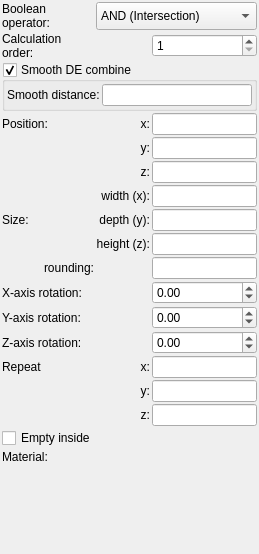
<?xml version="1.0" encoding="UTF-8"?>
<ui version="4.0">
 <class>Form</class>
 <widget class="QWidget" name="Form">
  <property name="geometry">
   <rect>
    <x>0</x>
    <y>0</y>
    <width>259</width>
    <height>554</height>
   </rect>
  </property>
  <property name="windowTitle">
   <string>Form</string>
  </property>
  <layout class="QVBoxLayout" name="verticalLayout">
   <property name="spacing">
    <number>2</number>
   </property>
   <property name="leftMargin">
    <number>2</number>
   </property>
   <property name="topMargin">
    <number>2</number>
   </property>
   <property name="rightMargin">
    <number>2</number>
   </property>
   <property name="bottomMargin">
    <number>2</number>
   </property>
   <item>
    <layout class="QGridLayout" name="gridLayout">
     <property name="spacing">
      <number>2</number>
     </property>
     <item row="13" column="0">
      <widget class="QLabel" name="label">
       <property name="text">
        <string>Repeat</string>
       </property>
      </widget>
     </item>
     <item row="12" column="0">
      <widget class="QLabel" name="label_15">
       <property name="text">
        <string>Z-axis rotation:</string>
       </property>
      </widget>
     </item>
     <item row="3" column="1">
      <widget class="QLabel" name="label_11">
       <property name="text">
        <string>x:</string>
       </property>
       <property name="alignment">
        <set>Qt::AlignRight|Qt::AlignTrailing|Qt::AlignVCenter</set>
       </property>
      </widget>
     </item>
     <item row="13" column="2">
      <widget class="MyLineEdit" name="vect3_repeat_x">
       <property name="sizePolicy">
        <sizepolicy hsizetype="Expanding" vsizetype="Maximum">
         <horstretch>0</horstretch>
         <verstretch>0</verstretch>
        </sizepolicy>
       </property>
      </widget>
     </item>
     <item row="17" column="1" colspan="2">
      <widget class="cMaterialSelector" name="materialselector_material_id" native="true">
       <property name="sizePolicy">
        <sizepolicy hsizetype="Preferred" vsizetype="Minimum">
         <horstretch>0</horstretch>
         <verstretch>0</verstretch>
        </sizepolicy>
       </property>
      </widget>
     </item>
     <item row="1" column="2">
      <widget class="MySpinBox" name="spinboxInt_calculation_order">
       <property name="sizePolicy">
        <sizepolicy hsizetype="Minimum" vsizetype="Maximum">
         <horstretch>0</horstretch>
         <verstretch>0</verstretch>
        </sizepolicy>
       </property>
       <property name="toolTip">
        <string>&lt;html&gt;&lt;head/&gt;&lt;body&gt;&lt;p&gt;Order of calculation boolean operators. Object with lower number will be calculated first.&lt;/p&gt;&lt;/body&gt;&lt;/html&gt;</string>
       </property>
       <property name="minimum">
        <number>1</number>
       </property>
       <property name="maximum">
        <number>9999</number>
       </property>
      </widget>
     </item>
     <item row="8" column="1">
      <widget class="QLabel" name="label_17">
       <property name="text">
        <string>height (z):</string>
       </property>
       <property name="alignment">
        <set>Qt::AlignRight|Qt::AlignTrailing|Qt::AlignVCenter</set>
       </property>
      </widget>
     </item>
     <item row="3" column="0">
      <widget class="QLabel" name="label_10">
       <property name="text">
        <string>Position:</string>
       </property>
      </widget>
     </item>
     <item row="9" column="0">
      <widget class="QLabel" name="label_20">
       <property name="text">
        <string>rounding:</string>
       </property>
       <property name="alignment">
        <set>Qt::AlignRight|Qt::AlignTrailing|Qt::AlignVCenter</set>
       </property>
      </widget>
     </item>
     <item row="11" column="0">
      <widget class="QLabel" name="label_9">
       <property name="text">
        <string>Y-axis rotation:</string>
       </property>
      </widget>
     </item>
     <item row="6" column="0" rowspan="3">
      <widget class="QLabel" name="label_7">
       <property name="text">
        <string>Size:</string>
       </property>
      </widget>
     </item>
     <item row="17" column="0">
      <widget class="QLabel" name="label_18">
       <property name="text">
        <string>Material:</string>
       </property>
      </widget>
     </item>
     <item row="4" column="2">
      <widget class="MyLineEdit" name="vect3_position_y">
       <property name="sizePolicy">
        <sizepolicy hsizetype="Expanding" vsizetype="Maximum">
         <horstretch>0</horstretch>
         <verstretch>0</verstretch>
        </sizepolicy>
       </property>
      </widget>
     </item>
     <item row="3" column="2">
      <widget class="MyLineEdit" name="vect3_position_x">
       <property name="sizePolicy">
        <sizepolicy hsizetype="Expanding" vsizetype="Maximum">
         <horstretch>0</horstretch>
         <verstretch>0</verstretch>
        </sizepolicy>
       </property>
      </widget>
     </item>
     <item row="9" column="2">
      <widget class="MyLineEdit" name="logedit_rounding">
       <property name="sizePolicy">
        <sizepolicy hsizetype="Expanding" vsizetype="Maximum">
         <horstretch>0</horstretch>
         <verstretch>0</verstretch>
        </sizepolicy>
       </property>
      </widget>
     </item>
     <item row="10" column="2">
      <widget class="MyDoubleSpinBox" name="spinboxd3_rotation_x">
       <property name="sizePolicy">
        <sizepolicy hsizetype="Minimum" vsizetype="Maximum">
         <horstretch>0</horstretch>
         <verstretch>0</verstretch>
        </sizepolicy>
       </property>
       <property name="prefix">
        <string/>
       </property>
       <property name="suffix">
        <string/>
       </property>
       <property name="decimals">
        <number>2</number>
       </property>
       <property name="minimum">
        <double>-36000.000000000000000</double>
       </property>
       <property name="maximum">
        <double>36000.000000000000000</double>
       </property>
       <property name="singleStep">
        <double>0.100000000000000</double>
       </property>
      </widget>
     </item>
     <item row="6" column="2">
      <widget class="MyLineEdit" name="vect3_size_x">
       <property name="sizePolicy">
        <sizepolicy hsizetype="Expanding" vsizetype="Maximum">
         <horstretch>0</horstretch>
         <verstretch>0</verstretch>
        </sizepolicy>
       </property>
      </widget>
     </item>
     <item row="11" column="2">
      <widget class="MyDoubleSpinBox" name="spinboxd3_rotation_y">
       <property name="sizePolicy">
        <sizepolicy hsizetype="Minimum" vsizetype="Maximum">
         <horstretch>0</horstretch>
         <verstretch>0</verstretch>
        </sizepolicy>
       </property>
       <property name="prefix">
        <string/>
       </property>
       <property name="suffix">
        <string/>
       </property>
       <property name="decimals">
        <number>2</number>
       </property>
       <property name="minimum">
        <double>-36000.000000000000000</double>
       </property>
       <property name="maximum">
        <double>36000.000000000000000</double>
       </property>
       <property name="singleStep">
        <double>0.100000000000000</double>
       </property>
      </widget>
     </item>
     <item row="7" column="2">
      <widget class="MyLineEdit" name="vect3_size_y">
       <property name="sizePolicy">
        <sizepolicy hsizetype="Expanding" vsizetype="Maximum">
         <horstretch>0</horstretch>
         <verstretch>0</verstretch>
        </sizepolicy>
       </property>
      </widget>
     </item>
     <item row="4" column="1">
      <widget class="QLabel" name="label_12">
       <property name="text">
        <string>y:</string>
       </property>
       <property name="alignment">
        <set>Qt::AlignRight|Qt::AlignTrailing|Qt::AlignVCenter</set>
       </property>
      </widget>
     </item>
     <item row="10" column="0">
      <widget class="QLabel" name="label_8">
       <property name="text">
        <string>X-axis rotation:</string>
       </property>
      </widget>
     </item>
     <item row="1" column="0">
      <widget class="QLabel" name="label_21">
       <property name="text">
        <string>Calculation order:</string>
       </property>
       <property name="wordWrap">
        <bool>true</bool>
       </property>
      </widget>
     </item>
     <item row="15" column="1">
      <widget class="QLabel" name="label_repeat_z">
       <property name="text">
        <string>z:</string>
       </property>
       <property name="alignment">
        <set>Qt::AlignRight|Qt::AlignTrailing|Qt::AlignVCenter</set>
       </property>
      </widget>
     </item>
     <item row="16" column="0" colspan="3">
      <widget class="MyCheckBox" name="checkBox_empty">
       <property name="text">
        <string>Empty inside</string>
       </property>
      </widget>
     </item>
     <item row="12" column="2">
      <widget class="MyDoubleSpinBox" name="spinboxd3_rotation_z">
       <property name="sizePolicy">
        <sizepolicy hsizetype="Minimum" vsizetype="Maximum">
         <horstretch>0</horstretch>
         <verstretch>0</verstretch>
        </sizepolicy>
       </property>
       <property name="prefix">
        <string/>
       </property>
       <property name="suffix">
        <string/>
       </property>
       <property name="decimals">
        <number>2</number>
       </property>
       <property name="minimum">
        <double>-36000.000000000000000</double>
       </property>
       <property name="maximum">
        <double>36000.000000000000000</double>
       </property>
       <property name="singleStep">
        <double>0.100000000000000</double>
       </property>
      </widget>
     </item>
     <item row="8" column="2">
      <widget class="MyLineEdit" name="vect3_size_z">
       <property name="sizePolicy">
        <sizepolicy hsizetype="Expanding" vsizetype="Maximum">
         <horstretch>0</horstretch>
         <verstretch>0</verstretch>
        </sizepolicy>
       </property>
      </widget>
     </item>
     <item row="0" column="0">
      <widget class="QLabel" name="label_19">
       <property name="text">
        <string>Boolean operator:</string>
       </property>
       <property name="wordWrap">
        <bool>true</bool>
       </property>
      </widget>
     </item>
     <item row="6" column="1">
      <widget class="QLabel" name="label_14">
       <property name="text">
        <string>width (x):</string>
       </property>
       <property name="alignment">
        <set>Qt::AlignRight|Qt::AlignTrailing|Qt::AlignVCenter</set>
       </property>
      </widget>
     </item>
     <item row="14" column="2">
      <widget class="MyLineEdit" name="vect3_repeat_y">
       <property name="sizePolicy">
        <sizepolicy hsizetype="Expanding" vsizetype="Maximum">
         <horstretch>0</horstretch>
         <verstretch>0</verstretch>
        </sizepolicy>
       </property>
      </widget>
     </item>
     <item row="14" column="1">
      <widget class="QLabel" name="label_repeat_y">
       <property name="text">
        <string>y:</string>
       </property>
       <property name="alignment">
        <set>Qt::AlignRight|Qt::AlignTrailing|Qt::AlignVCenter</set>
       </property>
      </widget>
     </item>
     <item row="5" column="2">
      <widget class="MyLineEdit" name="vect3_position_z">
       <property name="sizePolicy">
        <sizepolicy hsizetype="Expanding" vsizetype="Maximum">
         <horstretch>0</horstretch>
         <verstretch>0</verstretch>
        </sizepolicy>
       </property>
      </widget>
     </item>
     <item row="7" column="1">
      <widget class="QLabel" name="label_16">
       <property name="text">
        <string>depth (y):</string>
       </property>
       <property name="alignment">
        <set>Qt::AlignRight|Qt::AlignTrailing|Qt::AlignVCenter</set>
       </property>
      </widget>
     </item>
     <item row="5" column="1">
      <widget class="QLabel" name="label_13">
       <property name="text">
        <string>z:</string>
       </property>
       <property name="alignment">
        <set>Qt::AlignRight|Qt::AlignTrailing|Qt::AlignVCenter</set>
       </property>
      </widget>
     </item>
     <item row="13" column="1">
      <widget class="QLabel" name="label_repeat_x">
       <property name="text">
        <string>x:</string>
       </property>
       <property name="alignment">
        <set>Qt::AlignRight|Qt::AlignTrailing|Qt::AlignVCenter</set>
       </property>
      </widget>
     </item>
     <item row="15" column="2">
      <widget class="MyLineEdit" name="vect3_repeat_z">
       <property name="sizePolicy">
        <sizepolicy hsizetype="Expanding" vsizetype="Maximum">
         <horstretch>0</horstretch>
         <verstretch>0</verstretch>
        </sizepolicy>
       </property>
      </widget>
     </item>
     <item row="0" column="1" colspan="2">
      <widget class="MyComboBox" name="comboBox_boolean_operator">
       <property name="sizePolicy">
        <sizepolicy hsizetype="Preferred" vsizetype="Preferred">
         <horstretch>0</horstretch>
         <verstretch>0</verstretch>
        </sizepolicy>
       </property>
       <item>
        <property name="text">
         <string>AND (Intersection)</string>
        </property>
       </item>
       <item>
        <property name="text">
         <string>OR (Union)</string>
        </property>
       </item>
       <item>
        <property name="text">
         <string>SUB (A-B)</string>
        </property>
       </item>
       <item>
        <property name="text">
         <string>rev SUB (B-A)</string>
        </property>
       </item>
      </widget>
     </item>
     <item row="2" column="0" colspan="3">
      <widget class="MyGroupBox" name="groupCheck_smooth_de_combine_enable">
       <property name="title">
        <string>Smooth DE combine</string>
       </property>
       <property name="checkable">
        <bool>true</bool>
       </property>
       <layout class="QGridLayout" name="gridLayout_4">
        <property name="leftMargin">
         <number>2</number>
        </property>
        <property name="topMargin">
         <number>2</number>
        </property>
        <property name="rightMargin">
         <number>2</number>
        </property>
        <property name="bottomMargin">
         <number>2</number>
        </property>
        <property name="spacing">
         <number>2</number>
        </property>
        <item row="0" column="0">
         <widget class="QLabel" name="label_306">
          <property name="text">
           <string>Smooth distance:</string>
          </property>
          <property name="wordWrap">
           <bool>true</bool>
          </property>
         </widget>
        </item>
        <item row="0" column="1">
         <widget class="MyLineEdit" name="logedit_smooth_de_combine_distance">
          <property name="sizePolicy">
           <sizepolicy hsizetype="Expanding" vsizetype="Maximum">
            <horstretch>0</horstretch>
            <verstretch>0</verstretch>
           </sizepolicy>
          </property>
         </widget>
        </item>
       </layout>
      </widget>
     </item>
    </layout>
   </item>
   <item>
    <spacer name="verticalSpacer">
     <property name="orientation">
      <enum>Qt::Vertical</enum>
     </property>
     <property name="sizeHint" stdset="0">
      <size>
       <width>20</width>
       <height>40</height>
      </size>
     </property>
    </spacer>
   </item>
  </layout>
 </widget>
 <customwidgets>
  <customwidget>
   <class>MyDoubleSpinBox</class>
   <extends>QDoubleSpinBox</extends>
   <header>my_double_spin_box.h</header>
  </customwidget>
  <customwidget>
   <class>MyCheckBox</class>
   <extends>QCheckBox</extends>
   <header>my_check_box.h</header>
  </customwidget>
  <customwidget>
   <class>MyLineEdit</class>
   <extends>QLineEdit</extends>
   <header>my_line_edit.h</header>
  </customwidget>
  <customwidget>
   <class>cMaterialSelector</class>
   <extends>QWidget</extends>
   <header>material_selector.h</header>
   <container>1</container>
  </customwidget>
  <customwidget>
   <class>MyComboBox</class>
   <extends>QComboBox</extends>
   <header>my_combo_box.h</header>
  </customwidget>
  <customwidget>
   <class>MySpinBox</class>
   <extends>QSpinBox</extends>
   <header>my_spin_box.h</header>
  </customwidget>
  <customwidget>
   <class>MyGroupBox</class>
   <extends>QGroupBox</extends>
   <header>my_group_box.h</header>
   <container>1</container>
  </customwidget>
 </customwidgets>
 <tabstops>
  <tabstop>vect3_position_x</tabstop>
  <tabstop>vect3_position_y</tabstop>
  <tabstop>vect3_position_z</tabstop>
  <tabstop>vect3_size_x</tabstop>
  <tabstop>vect3_size_y</tabstop>
  <tabstop>vect3_size_z</tabstop>
  <tabstop>logedit_rounding</tabstop>
  <tabstop>spinboxd3_rotation_x</tabstop>
  <tabstop>spinboxd3_rotation_y</tabstop>
  <tabstop>spinboxd3_rotation_z</tabstop>
  <tabstop>vect3_repeat_x</tabstop>
  <tabstop>vect3_repeat_y</tabstop>
  <tabstop>vect3_repeat_z</tabstop>
 </tabstops>
 <resources/>
 <connections/>
</ui>
